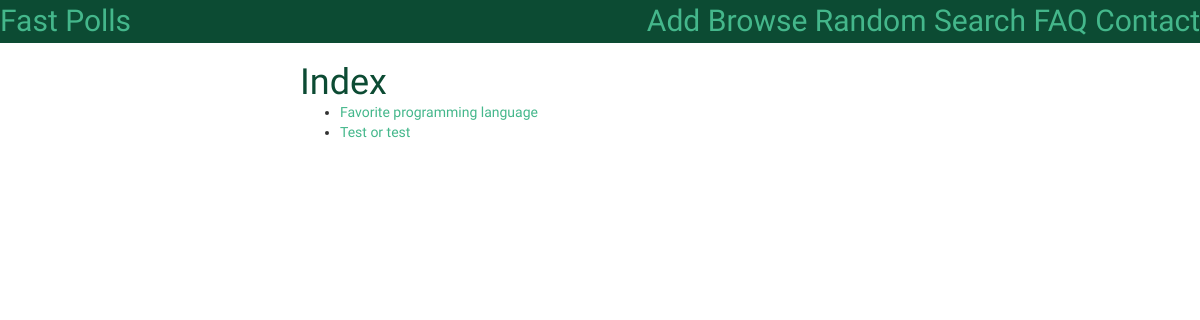
Before: /polls/ with the older database file.
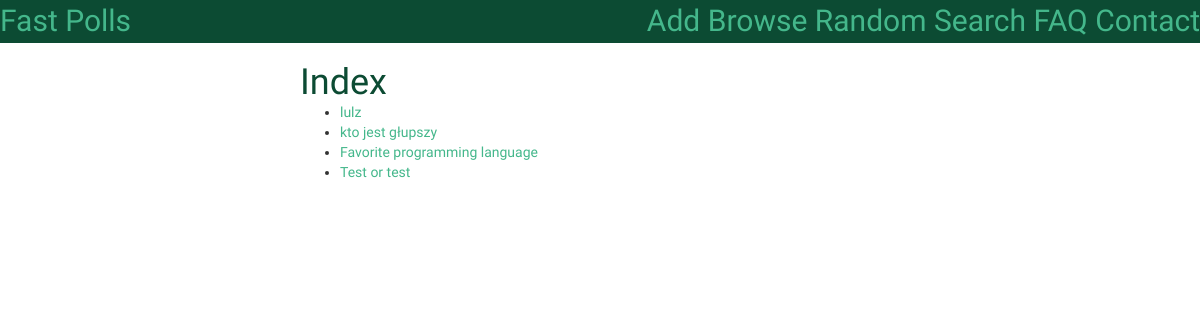
After: the same page with the newer database file.
### polls/models.py (models this page shows, shortened)
class Question(models.Model):
    title = models.CharField(max_length=100)
    question_text = models.CharField(max_length=300)
    pub_date = models.DateTimeField('Publication Date')

### polls/views.py (the view)
def index(request):
    latest_question_list = Question.objects.order_by('-pub_date')  # sortowanie wedlug daty
    template = loader.get_template('polls/index.html')
    context = {
        'latest_question_list': latest_question_list,
    }
    return HttpResponse(template.render(context, request))

### templates/polls/index.html
{% extends 'fast_polls/base.html' %}
{% block main %}
    <h1>{% block title %}Index{% endblock %}</h1>
    {% if latest_question_list %}
        <ul>
            {% for question in latest_question_list %}
                <li><a href="{% url 'polls:vote' question.id %}">{{ question.title }}</a></li>
            {% endfor %}
        </ul>
    {% else %}
        <p>No polls are available.</p>
    {% endif %}
{% endblock %}

Changed rows visible on the page:
added Question: title "lulz"
added Question: title "kto jest głupszy"
